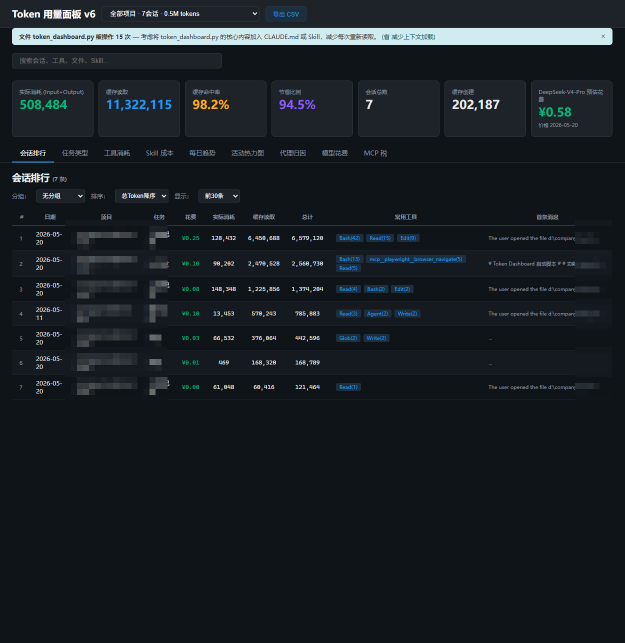
#> input picture screenshots/01-overview.png, 1249 x 1285 px (shown at 1/2 size)
$ python mosaic_screenshots.py
#> lines starting #> are read from the running program, lines starting #| are printed output that depends on the picture
#!/usr/bin/env python3
"""对截图中的项目名列和首条消息列打马赛克"""
from PIL import Image
import os

SCREENSHOTS_DIR = os.path.join(os.path.dirname(os.path.abspath(__file__)), "screenshots")

# (left, top, right, bottom)
REGIONS = {
    "01-overview.png": [
        (130, 440, 335, 1285),   # 项目列
        (1150, 440, 1249, 1285), # 首条消息列
    ],
    "02-daily-trend.png": [],
    "03-heatmap.png": [],
    "04-tools.png": [],
    "05-task-types.png": [],
}

def mosaic(img, region, block=12):
    x1, y1, x2, y2 = region
    crop = img.crop(region)
    w, h = max(1, (x2-x1)//block), max(1, (y2-y1)//block)
    img.paste(crop.resize((w, h), Image.BOX).resize((x2-x1, y2-y1), Image.NEAREST), (x1, y1))

for filename, regions in REGIONS.items():
    path = os.path.join(SCREENSHOTS_DIR, filename)
    if not regions or not os.path.exists(path):
        continue
    img = Image.open(path).convert("RGB")
#> img is the input picture: PIL image 1249x1285 RGB; mean R, G, B 25.2, 31.5, 37
    for r in regions:
        mosaic(img, r)
#> this loop made 2 passes
#> pass 1, in mosaic, `crop = img.crop(region)`:
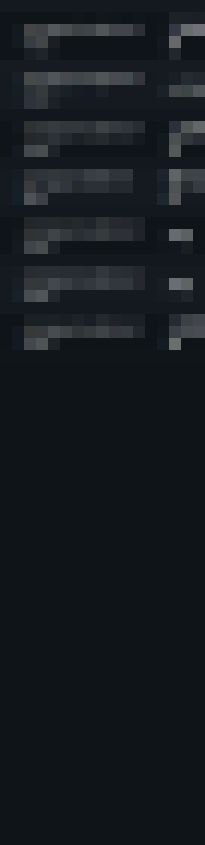
#> crop: PIL image 205x845 RGB; mean R, G, B 21.6, 26.7, 31.8
#> pass 2, in mosaic (call 2), `crop = img.crop(region)`:
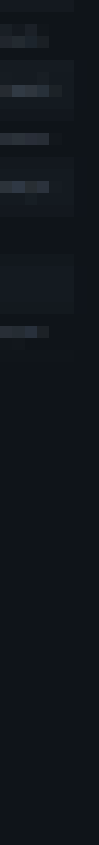
#> crop: PIL image 99x845 RGB; mean R, G, B 16.7, 21.9, 27.1
    img.save(path)
    print(f"已处理: {filename}")
